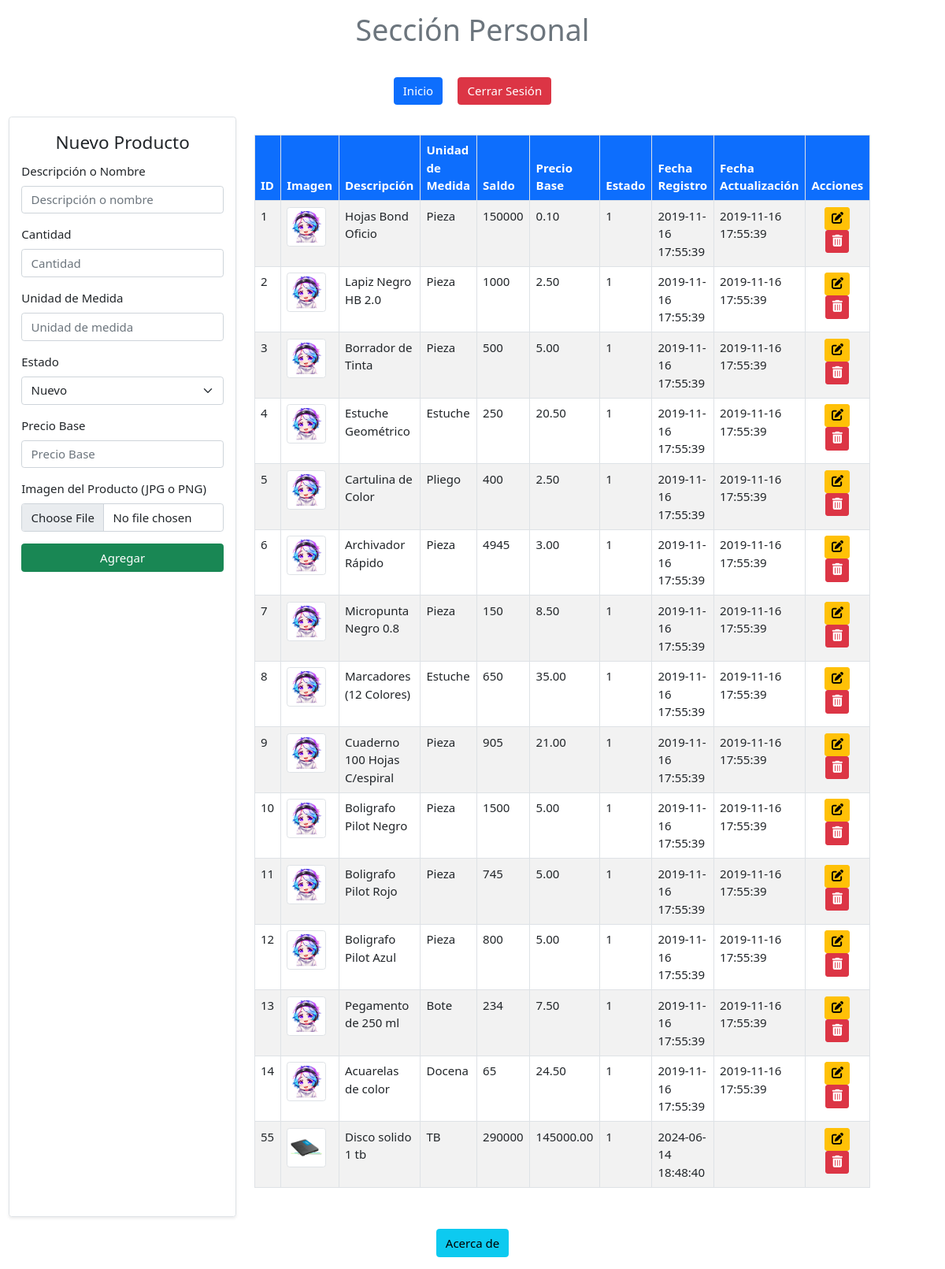
The app's page /php/pantallas/user.php with its own data.
### tables this page shows
CREATE TABLE `producto` (
  `id` int(11) NOT NULL AUTO_INCREMENT,
  `descripcion` varchar(150) NOT NULL,
  `stock` int(20) NOT NULL DEFAULT 5,
  `unidadMedida` varchar(25) NOT NULL,
  `saldo` int(11) NOT NULL,
  `precioBase` decimal(18,2) NOT NULL,
  `estado` tinyint(4) NOT NULL DEFAULT 1,
  `fechaRegistro` timestamp NOT NULL DEFAULT current_timestamp(),
  `fechaActualizacion` timestamp NULL DEFAULT NULL,
  `img` varchar(400) NOT NULL DEFAULT 'back.png',
  `idUsuario` int(11) DEFAULT 1,
  `idestadoProducto` int(11) DEFAULT 1,
  PRIMARY KEY (`id`),
  KEY `fk_producto_usuario` (`idUsuario`),
  KEY `fk_producto_estadoproducto` (`idestadoProducto`),
  CONSTRAINT `fk_producto_estadoproducto` FOREIGN KEY (`idestadoProducto`) REFERENCES `estadoproducto` (`idestadoProducto`),
  CONSTRAINT `fk_producto_usuario` FOREIGN KEY (`idUsuario`) REFERENCES `usuario` (`idUsuario`)
);

### php/pantallas/user.php (the view, shortened to what this page needs)
<!DOCTYPE html>
<html lang="es">
<head>
    <link href="https://cdn.jsdelivr.net/npm/bootstrap@5.0.2/dist/css/bootstrap.min.css" rel="stylesheet">
    <link rel="stylesheet" href="../css/user.css">
</head>
<body>
    <header class="text-center py-3">
        <h1 class="text-center text-secondary font-weight-bold ">Sección Personal</h1>
    </header>
    <nav class="text-center my-3">
        <button class="btn btn-primary mx-2" onclick="window.location='/index.php'">Inicio</button>
        <button class="btn btn-danger mx-2" onclick="cerrarSesion()">Cerrar Sesión</button>
    </nav>
    <div class="container-fluid row">
        <form class="col-3 p-3 border rounded shadow-sm" method="POST" enctype="multipart/form-data">
            <fieldset>
                <legend class="text-center">Nuevo Producto</legend>
                <div class="mb-3">
                    <label for="nombre" class="form-label">Descripción o Nombre</label>
                    <input type="text" id="nombre" name="nombre" class="form-control" placeholder="Descripción o nombre">
                </div>
                <div class="mb-3">
                    <label for="cantidad" class="form-label">Cantidad</label>
                    <input type="number" id="cantidad" name="cantidad" class="form-control" placeholder="Cantidad">
                </div>
                <div class="mb-3">
                    <label for="medida" class="form-label">Unidad de Medida</label>
                    <input type="text" id="medida" name="medida" class="form-control" placeholder="Unidad de medida">
                </div>
                <div class="mb-3">
                    <label for="estadoSelect" class="form-label">Estado</label>
                    <select id="estadoSelect" name="estado" class="form-select">
                        <option value="nuevo">Nuevo</option>
                    </select>
                </div>
                <div class="mb-3">
                    <label for="precioBase" class="form-label">Precio Base</label>
                    <input type="number" name="precioBase" id="precioBase" class="form-control" placeholder="Precio Base">
                </div>
                <div class="mb-3">
                    <label for="formFile" class="form-label">Imagen del Producto (JPG o PNG)</label>
                    <input class="form-control" type="file" name="img" id="formFile">
                </div>
                <button type="button" name="btnregistrar" value="ok" class="btn btn-success w-100">Agregar</button>
            </fieldset>
        </form>
        <div class="col-8 p-4">
            <table class="table table-striped table-hover table-bordered">
                <thead class="bg-primary text-white">
                    <tr>
                        <th scope="col">ID</th>
                        <th scope="col">Imagen</th>
                        <th scope="col">Descripción</th>
                        <th scope="col">Unidad de Medida</th>
                        <th scope="col">Saldo</th>
                        <th scope="col">Precio Base</th>
                        <th scope="col">Estado</th>
                        <th scope="col">Fecha Registro</th>
                        <th scope="col">Fecha Actualización</th>
                        <th scope="col">Acciones</th>
                    </tr>
                </thead>
                <tbody>
                    <?php
                    $conn = conectarDB();
                    $sql = "SELECT * FROM producto";
                    $result = $conn->query($sql);
                    if ($result->num_rows > 0) {
                        while ($datos = $result->fetch_assoc()) {
                            ?>
                            <tr>
                                <td><?= $datos['id'] ?></td>
                                <td><img src="/img/<?= $datos['img'] ?>" alt="img" class="img-thumbnail" width="50"></td>
                                <td><?= $datos['descripcion'] ?></td>
                                <td><?= $datos['unidadMedida'] ?></td>
                                <td><?= $datos['saldo'] ?></td>
                                <td><?= $datos['precioBase'] ?></td>
                                <td><?= $datos['estado'] ?></td>
                                <td><?= $datos['fechaRegistro'] ?></td>
                                <td><?= $datos['fechaActualizacion'] ?></td>
                                <td class="text-center">
                                    <a href="/php/pantallas/modifyProduct.php" class="btn btn-warning btn-sm"><i class="fa-solid fa-pen-to-square"></i></a>
                                    <a href="" class="btn btn-danger btn-sm"><i class="fa-solid fa-trash-can"></i></a>
                                </td>
                            </tr>
                            <?php
                        }
                    } else {
                        echo "<tr><td colspan='10' class='text-center'>0 resultados</td></tr>";
                    }
                    ?>
                </tbody>
            </table>
        </div>
    </div>
    <footer class="text-center py-3">
        <button class="btn btn-info">Acerca de</button>
    </footer>
</body>
</html>

### css/user.css (style rules this page uses)
* { font-size: 15px; }

### records on screen
producto: id "1", img (placeholder picture), descripcion "Hojas Bond Oficio", unidadMedida "Pieza", saldo "150000", precioBase "0.10", estado "1", fechaRegistro "2019-11-16 17:55:39", fechaActualizacion "2019-11-16 17:55:39"
producto: id "2", img (placeholder picture), descripcion "Lapiz Negro HB 2.0", unidadMedida "Pieza", saldo "1000", precioBase "2.50", estado "1", fechaRegistro "2019-11-16 17:55:39", fechaActualizacion "2019-11-16 17:55:39"
producto: id "3", img (placeholder picture), descripcion "Borrador de Tinta", unidadMedida "Pieza", saldo "500", precioBase "5.00", estado "1", fechaRegistro "2019-11-16 17:55:39", fechaActualizacion "2019-11-16 17:55:39"
producto: id "4", img (placeholder picture), descripcion "Estuche Geométrico", unidadMedida "Estuche", saldo "250", precioBase "20.50", estado "1", fechaRegistro "2019-11-16 17:55:39", fechaActualizacion "2019-11-16 17:55:39"
producto: id "5", img (placeholder picture), descripcion "Cartulina de Color", unidadMedida "Pliego", saldo "400", precioBase "2.50", estado "1", fechaRegistro "2019-11-16 17:55:39", fechaActualizacion "2019-11-16 17:55:39"
producto: id "6", img (placeholder picture), descripcion "Archivador Rápido", unidadMedida "Pieza", saldo "4945", precioBase "3.00", estado "1", fechaRegistro "2019-11-16 17:55:39", fechaActualizacion "2019-11-16 17:55:39"
producto: id "7", img (placeholder picture), descripcion "Micropunta Negro 0.8", unidadMedida "Pieza", saldo "150", precioBase "8.50", estado "1", fechaRegistro "2019-11-16 17:55:39", fechaActualizacion "2019-11-16 17:55:39"
producto: id "8", img (placeholder picture), descripcion "Marcadores (12 Colores)", unidadMedida "Estuche", saldo "650", precioBase "35.00", estado "1", fechaRegistro "2019-11-16 17:55:39", fechaActualizacion "2019-11-16 17:55:39"
producto: id "9", img (placeholder picture), descripcion "Cuaderno 100 Hojas C/espiral", unidadMedida "Pieza", saldo "905", precioBase "21.00", estado "1", fechaRegistro "2019-11-16 17:55:39", fechaActualizacion "2019-11-16 17:55:39"
producto: id "10", img (placeholder picture), descripcion "Boligrafo Pilot Negro", unidadMedida "Pieza", saldo "1500", precioBase "5.00", estado "1", fechaRegistro "2019-11-16 17:55:39", fechaActualizacion "2019-11-16 17:55:39"
producto: id "11", img (placeholder picture), descripcion "Boligrafo Pilot Rojo", unidadMedida "Pieza", saldo "745", precioBase "5.00", estado "1", fechaRegistro "2019-11-16 17:55:39", fechaActualizacion "2019-11-16 17:55:39"
producto: id "12", img (placeholder picture), descripcion "Boligrafo Pilot Azul", unidadMedida "Pieza", saldo "800", precioBase "5.00", estado "1", fechaRegistro "2019-11-16 17:55:39", fechaActualizacion "2019-11-16 17:55:39"
producto: id "13", img (placeholder picture), descripcion "Pegamento de 250 ml", unidadMedida "Bote", saldo "234", precioBase "7.50", estado "1", fechaRegistro "2019-11-16 17:55:39", fechaActualizacion "2019-11-16 17:55:39"
producto: id "14", img (placeholder picture), descripcion "Acuarelas de color", unidadMedida "Docena", saldo "65", precioBase "24.50", estado "1", fechaRegistro "2019-11-16 17:55:39", fechaActualizacion "2019-11-16 17:55:39"
producto: id "55", img (picture), descripcion "Disco solido 1 tb", unidadMedida "TB", saldo "290000", precioBase "145000.00", estado "1", fechaRegistro "2024-06-14 18:48:40"
